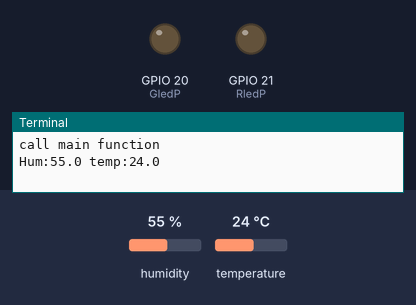
This program was run on a simulated Raspberry Pi (BCM pin numbers). On the bench: output pins drawn as LEDs (lit = HIGH), the last lines printed to the terminal. The inputs (shaded band) are chosen by the test bench; at power-on: humidity 55 %, temperature 24 °C.

Above: at 1.2 s.
1.3 s: humidity set to 69 %
4.7 s: humidity set to 72 %
At 5.9 s:
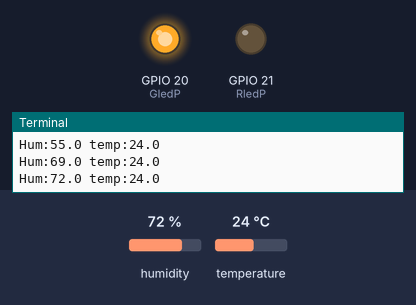
8.1 s: temperature set to 26.2 °C
At 8.7 s:
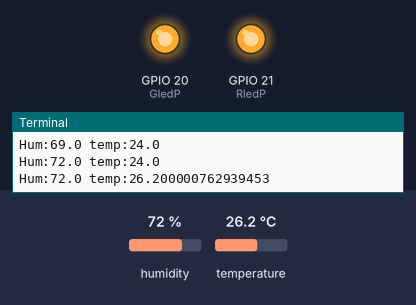
11.5 s: humidity set to 22 %
At 14.4 s:
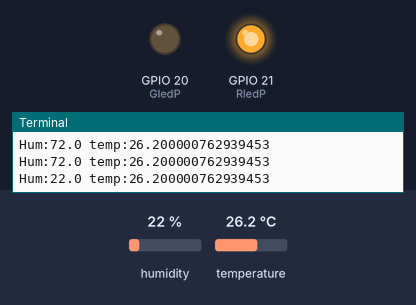
14.9 s: humidity set to 88 %
At 16.0 s:
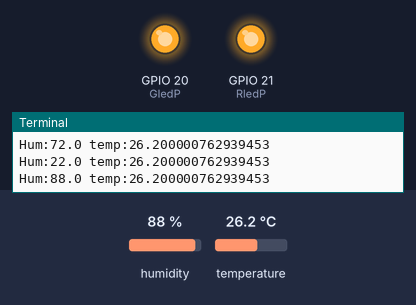
18.3 s: humidity set to 40 %
At 21.7 s:
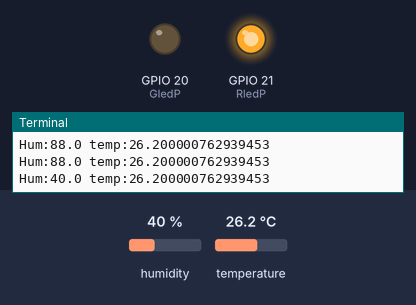
Timing chart, 0 to 23.2 s (numbered marks = the images above; inputs shaded):
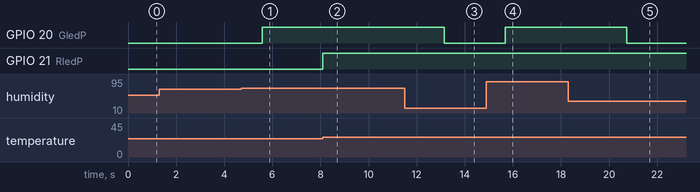

The program:

DHT_ex.py
```python
import RPi.GPIO as g
import time
import Adafruit_DHT

dhtPin = 13
GledP = 20
RledP = 21

g.setmode(g.BCM)  # GPIO pin setting
                    # BOARD, BCM
g.setup(dhtPin, g.OUT)  # send signal
g.setup(GledP, g.OUT)
g.setup(RledP, g.OUT)

sType = Adafruit_DHT.DHT22

def led_on(pin):
    g.output(pin, True)

def led_off(pin):
    g.output(pin, False)

def readData(sensor, pin):
    hum, temp = Adafruit_DHT.read_retry(sensor, pin)
    if hum is not None and temp is not None:
        print(f'Hum:{hum} temp:{temp}')
    else:
        print('Failed to get reading. Try again!')
        sys.exit(1)
    if (hum > 70):
        led_on(GledP)
    else:
        led_off(GledP)
    if (temp > 25.5):
        led_on(RledP)
    else:
        led_off(RledP)
    time.sleep(2)

def main():
    print("call main function")
    while (True):
        readData(sType, dhtPin)


if (__name__ == "__main__"):
    main()
```

Measured:
- the behaviour switches between 70 and 71 % on humidity (found by bisection; images 0 and 1)
- the behaviour switches between 25.5 and 25.6 °C on temperature (found by bisection; images 1 and 2)
- after the input at 4.7 s, GPIO 20 (GledP): LOW → HIGH after 0.88 s
- after the input at 8.1 s, GPIO 21 (RledP): LOW → HIGH at once
- after the input at 11.5 s, GPIO 20 (GledP): HIGH → LOW after 1.7 s
- after the input at 14.9 s, GPIO 20 (GledP): LOW → HIGH after 0.78 s
- after the input at 18.3 s, GPIO 20 (GledP): HIGH → LOW after 2.4 s
